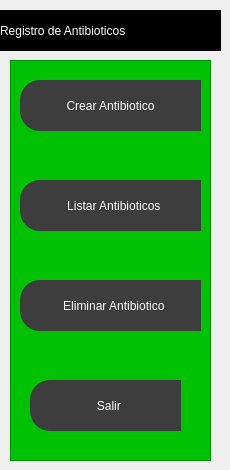
               <widget class="QWidget" name="hoja2">
                <widget class="QFrame" name="frame_3">
                 <property name="geometry">
                  <rect>
                   <x>10</x>
                   <y>60</y>
                   <width>201</width>
                   <height>401</height>
                  </rect>
                 </property>
                 <property name="styleSheet">
                  <string notr="true">QFrame{
background-color: rgb(0, 193, 3);
}

QPushButton{
background-color:rgb(61,61,61);
border-top-left-radius:20px;
border-bottom-left-radius:20px;
color: rgb(255,255,255);
font: 77 10pt &quot;Arial Black&quot;;
}

QPushButton:hover{
background-color:white;
border-top-left-radius:20px;
border-bottom-left-radius:20px;
color:rgb(0,0,0);
font:77 10pt &quot;Arial Black&quot;;
}</string>
                 </property>
                 <property name="frameShape">
                  <enum>QFrame::StyledPanel</enum>
                 </property>
                 <property name="frameShadow">
                  <enum>QFrame::Raised</enum>
                 </property>
                 <widget class="QPushButton" name="pushButton_5">
                  <property name="geometry">
                   <rect>
                    <x>10</x>
                    <y>20</y>
                    <width>181</width>
                    <height>51</height>
                   </rect>
                  </property>
                  <property name="text">
                   <string>Crear Antibiotico</string>
                  </property>
                  <property name="icon">
                   <iconset>
                    <normaloff>Imagenes/Crear.svg</normaloff>Imagenes/Crear.svg</iconset>
                  </property>
                  <property name="iconSize">
                   <size>
                    <width>25</width>
                    <height>25</height>
                   </size>
                  </property>
                 </widget>
                 <widget class="QPushButton" name="pushButton_6">
                  <property name="geometry">
                   <rect>
                    <x>10</x>
                    <y>120</y>
                    <width>181</width>
                    <height>51</height>
                   </rect>
                  </property>
                  <property name="text">
                   <string>  Listar Antibioticos</string>
                  </property>
                  <property name="icon">
                   <iconset>
                    <normaloff>Imagenes/Listar.svg</normaloff>Imagenes/Listar.svg</iconset>
                  </property>
                  <property name="iconSize">
                   <size>
                    <width>20</width>
                    <height>20</height>
                   </size>
                  </property>
                 </widget>
                 <widget class="QPushButton" name="pushButton_7">
                  <property name="geometry">
                   <rect>
                    <x>10</x>
                    <y>220</y>
                    <width>181</width>
                    <height>51</height>
                   </rect>
                  </property>
                  <property name="text">
                   <string>  Eliminar Antibiotico</string>
                  </property>
                  <property name="icon">
                   <iconset>
                    <normaloff>Imagenes/Eliminar.svg</normaloff>Imagenes/Eliminar.svg</iconset>
                  </property>
                  <property name="iconSize">
                   <size>
                    <width>20</width>
                    <height>20</height>
                   </size>
                  </property>
                 </widget>
                 <widget class="QPushButton" name="pushButton_8">
                  <property name="geometry">
                   <rect>
                    <x>20</x>
                    <y>320</y>
                    <width>151</width>
                    <height>51</height>
                   </rect>
                  </property>
                  <property name="text">
                   <string>  Salir</string>
                  </property>
                  <property name="icon">
                   <iconset>
                    <normaloff>Imagenes/Salir.svg</normaloff>Imagenes/Salir.svg</iconset>
                  </property>
                  <property name="iconSize">
                   <size>
                    <width>20</width>
                    <height>20</height>
                   </size>
                  </property>
                 </widget>
                </widget>
                <widget class="QLabel" name="label_2">
                 <property name="geometry">
                  <rect>
                   <x>0</x>
                   <y>10</y>
                   <width>221</width>
                   <height>41</height>
                  </rect>
                 </property>
                 <property name="styleSheet">
                  <string notr="true">color: rgb(255, 255, 255);
background-color: rgb(0, 0, 0);
font: 900 12pt &quot;Arial Black&quot;;</string>
                 </property>
                 <property name="text">
                  <string>Registro de Antibioticos</string>
                 </property>
                </widget>
               </widget>
